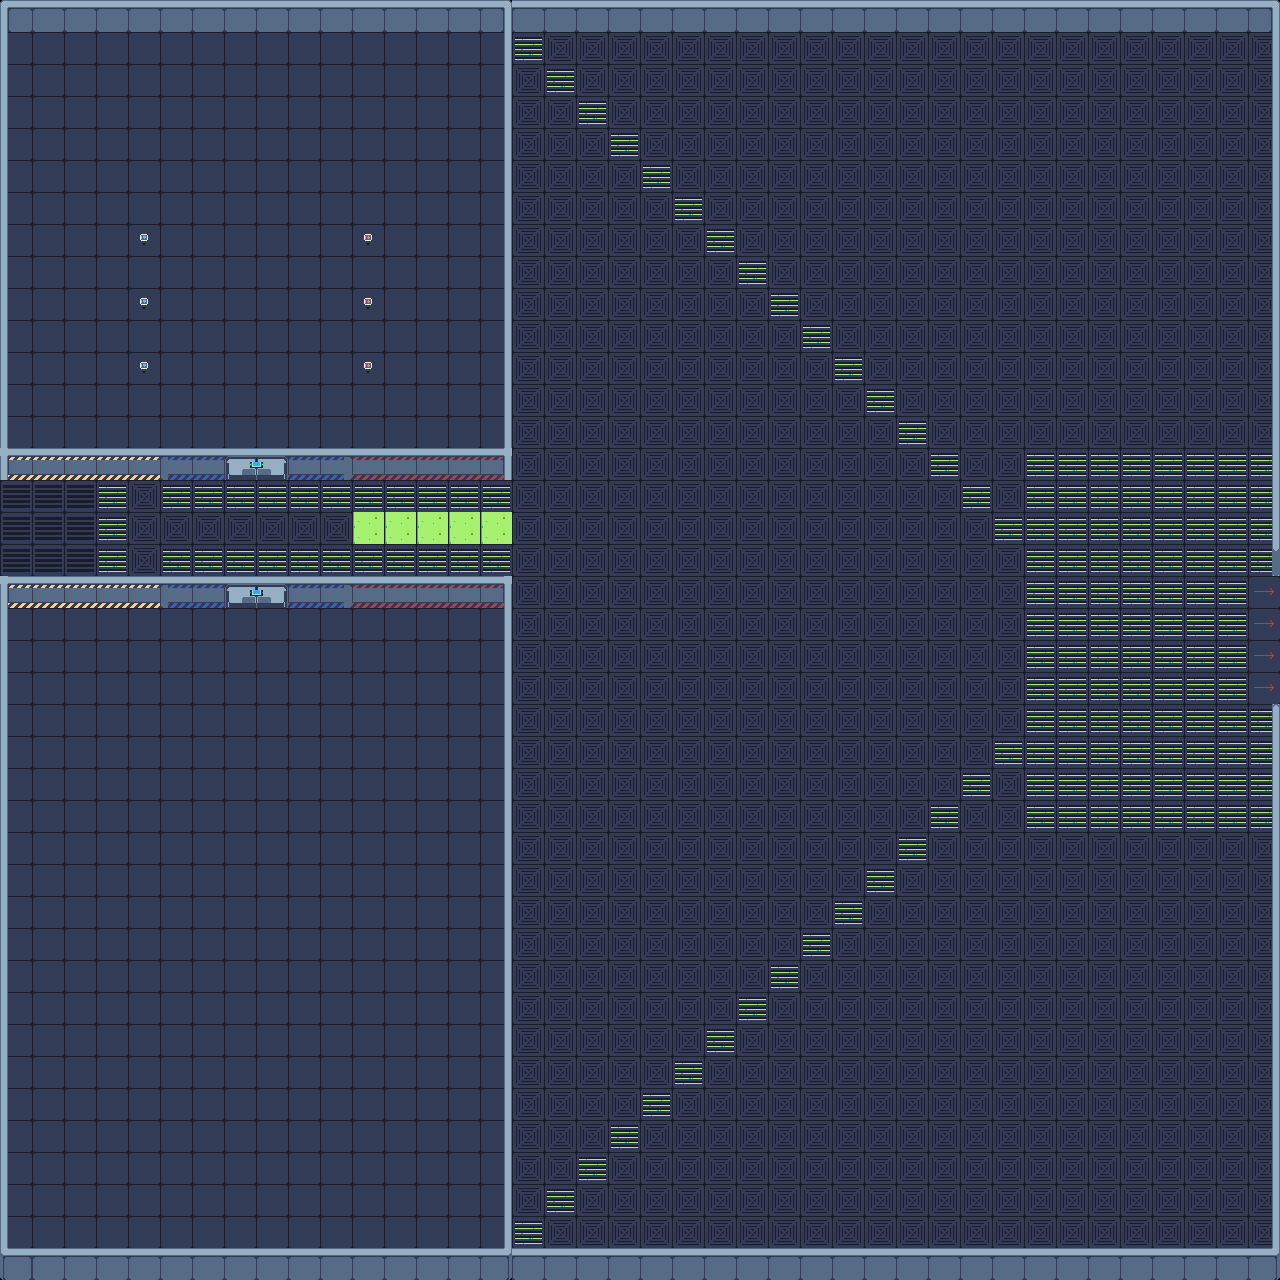

This is a level from a 2D game, rendered from its Tiled map with the project's own tilesets. A one-line summary and the map file follow, with tile-layer data summarised:
An orthogonal 40x40 tile map with 32x32 px tiles, 3 tile layers (Boden, Wände, ItemsAndProps), 2 tilesets and 32 objects (chokePoint, grunt, cctv, shotgun, machinegun, ...).

<map version="1.10" tiledversion="1.11.0" orientation="orthogonal" renderorder="right-down" width="40" height="40" tilewidth="32" tileheight="32" infinite="0" nextlayerid="16" nextobjectid="125">
 <tileset firstgid="1" source="../TileSheets/tileset_1.tsx" />
 <tileset firstgid="852" source="../TileSheets/ItemsAndProps.tsx" />
 <layer id="2" name="Boden" width="40" height="40">
  <data>[1600 cells, 1512 non-empty, 8 distinct tile ids]</data>
 </layer>
 <layer id="1" name="Wände" width="40" height="40">
  <data>[1600 cells, 216 non-empty, 13 distinct tile ids]</data>
 </layer>
 <layer id="14" name="ItemsAndProps" width="40" height="40">
  <data>[1600 cells, 45 non-empty, 17 distinct tile ids]</data>
 </layer>
 <objectgroup id="3" name="Kollision" visible="0">
  <object id="102" x="-0.5" y="448.5" width="226.5" height="32" />
  <object id="103" x="0" y="577" width="225.5" height="29.5" />
  <object id="104" x="288" y="449" width="223" height="30.5" />
  <object id="105" x="289" y="577" width="219" height="30" />
  <object id="108" x="504" y="1.33333" width="8" height="448.667" />
  <object id="109" x="504" y="607" width="8" height="671" />
  <object id="110" x="-1" y="608" width="11" height="674" />
  <object id="111" x="-4" y="-6" width="12" height="461" />
  <object id="113" x="6" y="-5" width="504" height="36" />
  <object id="114" x="507" y="-6" width="771" height="38" />
  <object id="115" x="1270" y="31" width="36" height="544" />
  <object id="118" x="1274" y="703" width="21" height="572" />
  <object id="119" x="513" y="1247" width="766" height="29" />
  <object id="120" x="0" y="1250" width="517" height="26" />
  <object id="121" x="2" y="481" width="6" height="96" />
 </objectgroup>
 <objectgroup id="9" name="Navmesh" visible="0">
  <object id="61" x="19.2" y="38.4" width="279.167" height="236.833">
   <polygon points="0,6.4 281.6,6.4 281.6,134.4 441.6,134.4 441.6,76.8 313.6,76.8 313.6,6.4 441.6,6.4 480,6.4 684.8,6.4 889.6,6.4 934.4,6.4 1081.6,6.4 1235.2,6.4 1235.2,172.8 1235.2,281.6 1235.2,396.8 1081.6,396.8 1081.6,281.6 1081.6,172.8 1081.6,76.8 929.1,76.8 928,134.4 1049.6,134.4 1049.6,396.8 825.6,396.8 825.6,364.8 793.6,364.8 793.6,396.8 601.6,396.8 601.6,134.4 793.6,134.4 793.6,326.4 825.6,326.4 825.6,134.4 889.6,134.4 889.6,76.8 684.8,76.8 480,76.8 480,134.4 569.6,134.4 569.6,172.8 550.4,172.8 550.4,230.4 569.6,230.4 569.6,396.8 313.6,396.8 313.6,364.8 281.6,364.8 281.6,460.8 569.6,460.8 569.6,601.6 569.6,921.6 569.6,1036.8 300.8,1036.8 96,1036.8 96,1094.4 299.8,1094.4 569.6,1094.4 569.6,1120 601.6,1120 601.6,921.6 601.6,599.6 601.6,454.4 659.2,454.4 659.2,396.8 704,396.8 704,454.4 729.6,454.4 729.6,480 761.6,480 761.6,454.4 857.6,454.4 896,454.4 1068.8,454.4 1165.3,454.4 1248,454.4 1248,524.8 1164.8,524.8 1070.13,524.8 896,524.8 896,582.4 972.8,582.4 1049.6,582.4 1113.6,582.4 1181.47,582.4 1235.2,582.4 1235.2,633.6 1235.2,729.6 1235.2,825.6 1235.2,921.6 1235.2,1017.6 1235.2,1113.6 1235.2,1196.8 1184,1196.8 1113.6,1196.8 1048.8,1196.8 940.8,1196.8 895.8,1196.8 857.8,1196.8 761.6,1196.8 761.6,1113.6 761.6,1017.6 761.6,920.933 761.6,825.6 761.6,729.6 761.6,633.6 761.6,582.4 857.6,582.4 857.6,524.8 729.6,524.8 729.6,600.6 729.6,921.6 729.6,1196.8 601.6,1196.8 601.6,1171.2 569.6,1171.2 569.6,1196.8 301.8,1196.8 3.55271e-15,1196.8 3.55271e-15,1094.4 57.6,1094.4 57.6,1036.8 0,1036.8 -1.68256e-15,919.6 -6.24785e-15,601.6 -1.06581e-14,294.4 140.8,294.4 281.6,294.4 281.6,326.4 313.6,326.4 313.6,230.4 505.6,230.4 505.6,172.8 281.6,172.8 281.6,236.8 0,236.8" />
  </object>
 </objectgroup>
 <objectgroup id="13" name="Waypoints" visible="0">
  <object id="89" template="../TiledObjectTemplates/Nodes/ChokePoint.tx" type="chokePoint" x="544" y="244" />
  <object id="90" template="../TiledObjectTemplates/Nodes/ChokePoint.tx" x="480" y="152" />
  <object id="91" template="../TiledObjectTemplates/Nodes/ChokePoint.tx" x="316" y="393" />
  <object id="92" template="../TiledObjectTemplates/Nodes/ChokePoint.tx" x="96" y="1107" />
  <object id="93" template="../TiledObjectTemplates/Nodes/ChokePoint.tx" x="605" y="1196" />
  <object id="94" template="../TiledObjectTemplates/Nodes/ChokePoint.tx" x="704" y="476" />
  <object id="96" template="../TiledObjectTemplates/Nodes/ChokePoint.tx" x="929" y="148" />
  <object id="97" template="../TiledObjectTemplates/Nodes/ChokePoint.tx" x="829" y="385" />
  <object id="98" template="../TiledObjectTemplates/Nodes/ChokePoint.tx" x="897" y="610" />
 </objectgroup>
 <objectgroup id="15" name="ExitPoint">
  <object id="124" x="1278.67" y="576.667" width="34" height="126.667" />
 </objectgroup>
 <objectgroup id="12" name="Entitys" visible="0">
  <object id="47" name="Grunt" type="grunt" x="524.8" y="96">
   <point />
  </object>
  <object id="52" name="CCTV" type="cctv" x="160" y="287">
   <point />
  </object>
  <object id="49" name="Shotgun" type="shotgun" x="257.985" y="74.4397">
   <point />
  </object>
  <object id="56" name="Maschinegun" type="machinegun" x="160.818" y="74.1063">
   <point />
  </object>
  <object id="54" name="Pistol" type="pistol" x="65" y="72.5">
   <point />
  </object>
  <object id="48" name="Player" type="player" x="93.8178" y="198.061">
   <point />
  </object>
 </objectgroup>
</map>
